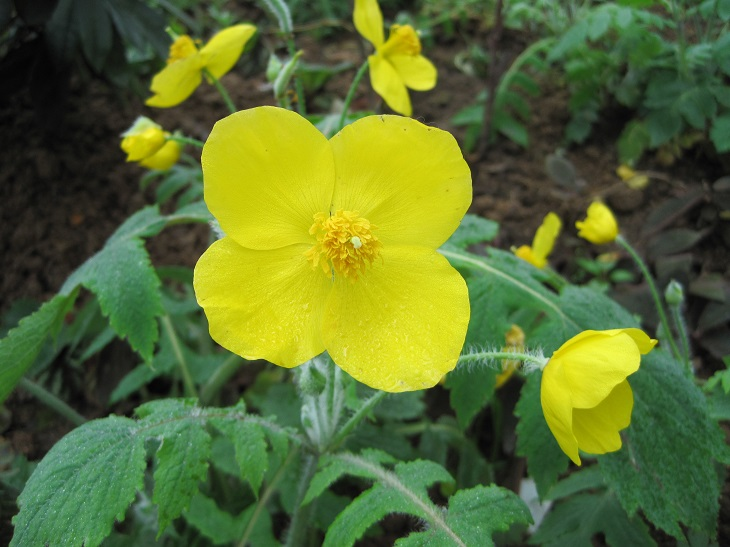
#> input picture 2入门/opencv入门/image0.JPG, 730 x 547 px, found by its file name
$ jupyter execute '08仿射变换.ipynb'
#> lines starting #> are read from the running program, lines starting #| are printed output that depends on the picture
[cell 1]
import cv2
import numpy as np
img = cv2.imread('/Users/xh/workspaces/jupyter/opencv-example/2入门/opencv入门/image0.JPG', 1)
#> img is the input picture: shape (547, 730, 3); mean B, G, R 48.7, 109.6, 90.1
imgInfo = img.shape
#> imgInfo = (547, 730, 3)
height = imgInfo[0]
#> height = 547
width = imgInfo[1]
#> width = 730
#src 3->dst 3 (左上角 左下角 右上角)
matSrc = np.float32([[0,0],[0,height-1],[width-1,0]])
#> matSrc = [[0, 0], [0, 546], [729, 0]]
matDst = np.float32([[50,50],[300,height-200],[width-300,100]])
#> matDst = [[50, 50], [300, 347], [430, 100]]
#组合
matAffine = cv2.getAffineTransform(matSrc,matDst)# mat 1 src 2 dst
dst = cv2.warpAffine(img,matAffine,(width,height))
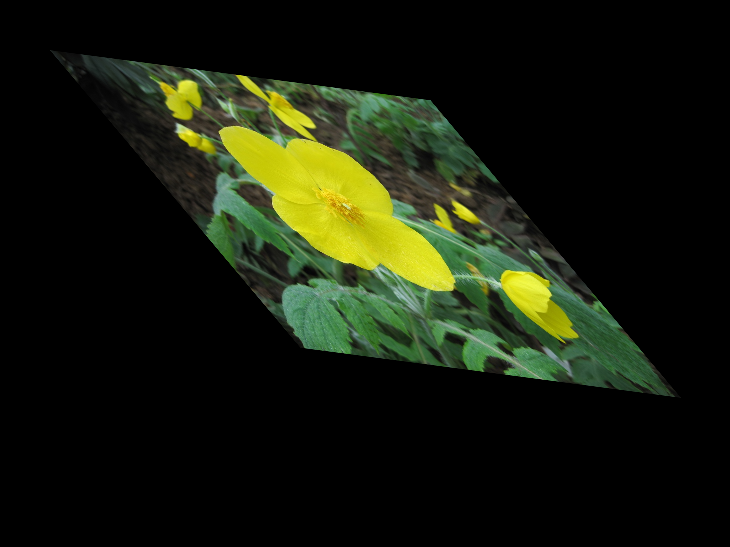
#> dst: shape (547, 730, 3); mean B, G, R 12.3, 27.6, 22.7
import matplotlib.pyplot as plt
img_rgb = cv2.cvtColor(dst, cv2.COLOR_BGR2RGB)
plt.imshow(img_rgb)
plt.title('Image')
plt.axis('off')
plt.show()

[cell 2]
import cv2
import numpy as np
import matplotlib.pyplot as plt
# 设置支持中文的字体
plt.rcParams['font.sans-serif'] = ['Arial Unicode MS', 'SimHei', 'Microsoft YaHei', 'WenQuanYi Micro Hei']
plt.rcParams['axes.unicode_minus'] = False  # 解决负号显示问题

img = cv2.imread('/Users/xh/workspaces/jupyter/opencv-example/2入门/opencv入门/image0.JPG')
height, width = img.shape[:2]

# 定义多个不同的仿射变换
transforms = []

# 1. 你的原始变换（向右下倾斜）
src1 = np.float32([[0,0], [0,height-1], [width-1,0]])
dst1 = np.float32([[50,50], [300,height-200], [width-300,100]])
transforms.append(('原始变换', src1, dst1))

# 2. 向左上倾斜
src2 = np.float32([[0,0], [0,height-1], [width-1,0]])
dst2 = np.float32([[100,0], [0,height-100], [width-200,50]])
transforms.append(('向左上倾斜', src2, dst2))

# 3. 旋转效果
src3 = np.float32([[0,0], [0,height-1], [width-1,0]])
dst3 = np.float32([[0,50], [100,height-50], [width-100,0]])
transforms.append(('旋转效果', src3, dst3))

# 4. 拉伸效果
src4 = np.float32([[0,0], [0,height-1], [width-1,0]])
dst4 = np.float32([[0,0], [100,height-100], [width-100,100]])
transforms.append(('拉伸效果', src4, dst4))

# 显示所有效果
fig, axes = plt.subplots(2, 2, figsize=(15, 15))

for ax, (title, src, dst) in zip(axes.flat, transforms):
    # 计算仿射变换矩阵
    matAffine = cv2.getAffineTransform(src, dst)
    result = cv2.warpAffine(img, matAffine, (width, height))

    # 显示结果
    img_rgb = cv2.cvtColor(result, cv2.COLOR_BGR2RGB)
    ax.imshow(img_rgb)
    ax.set_title(title, fontsize=14)
    ax.axis('off')
#> this loop made 4 passes
#> pass 2, `result = cv2.warpAffine(img, matAffine, (width, height))`:
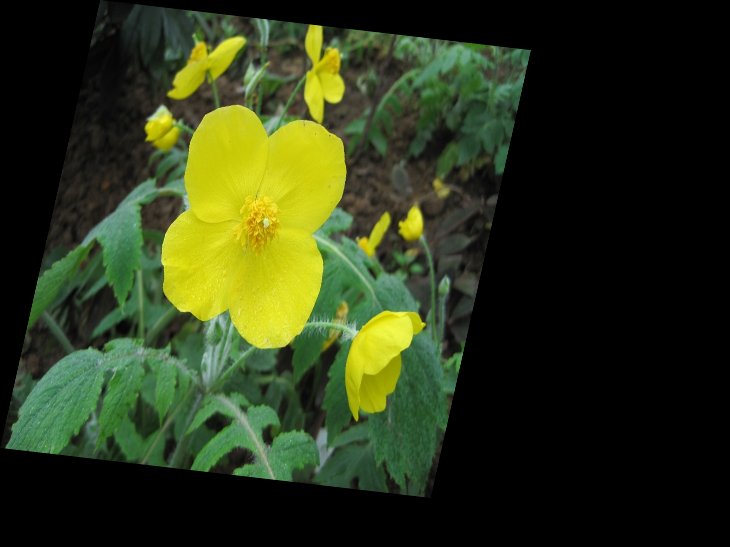
#> result: shape (547, 730, 3); mean B, G, R 24.1, 54.3, 44.6
#> pass 3, `result = cv2.warpAffine(img, matAffine, (width, height))`:
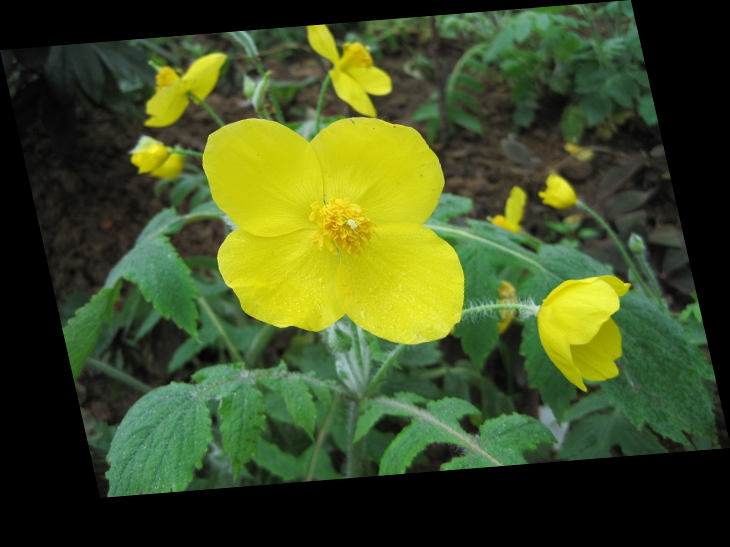
#> result: shape (547, 730, 3); mean B, G, R 35.1, 78.9, 64.9
#> after the loop:
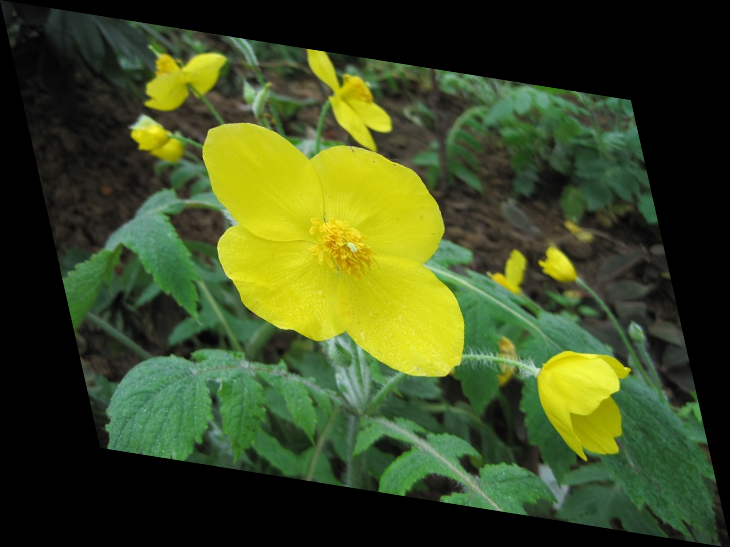
#> result: shape (547, 730, 3); mean B, G, R 33.3, 74.8, 61.5

plt.tight_layout()
plt.show()
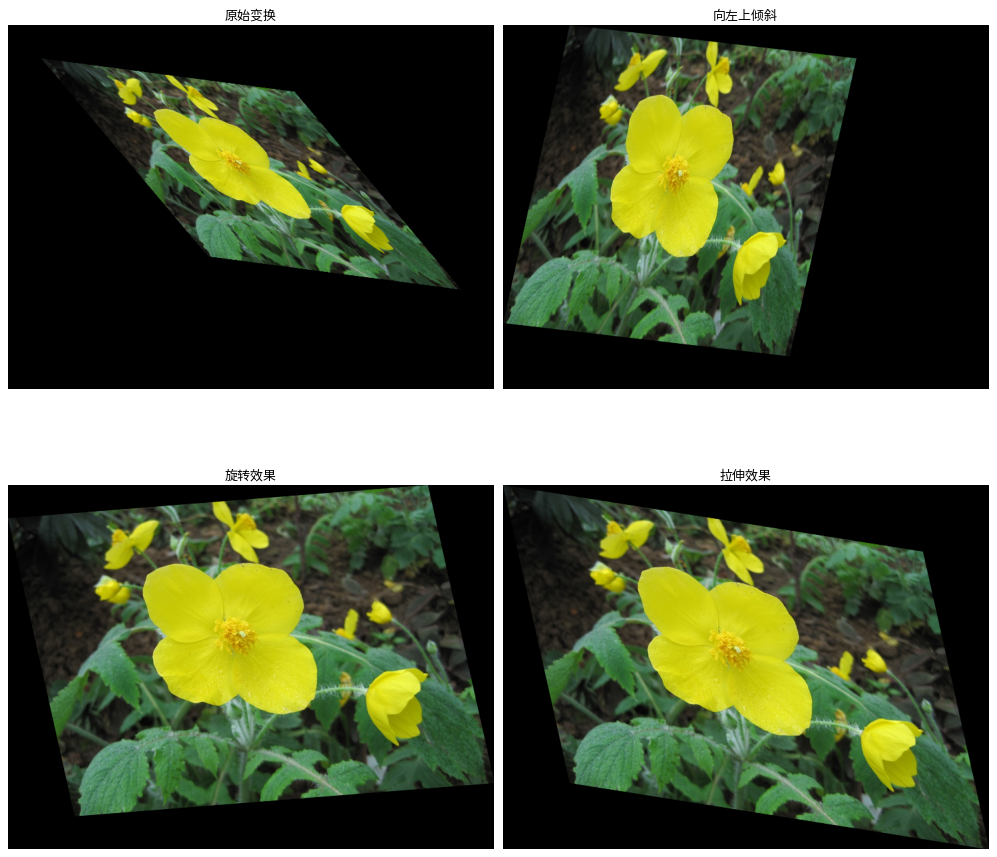
#> figure drawn by matplotlib, 4 panels
